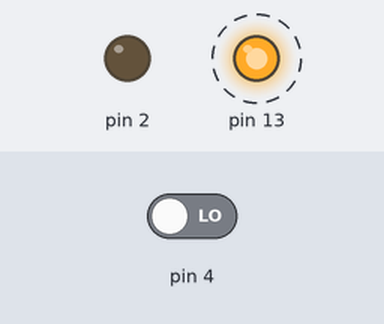
Simulated run of this sketch. Board: Arduino Uno, built with avr-gcc and run on an emulated ATmega328P. Shown: output pins drawn as LEDs (lit = HIGH). Dashed ring = blinking. The inputs (shaded band) are chosen by the test bench; at power-on: pin 4 LOW.

Above: at 1.2 s.
1.3 s: pin 4 driven HIGH
At 3.8 s:
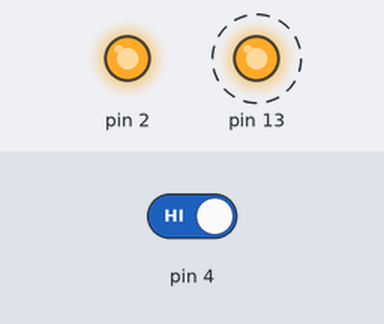
4.3 s: pin 4 driven LOW
At 6.7 s:
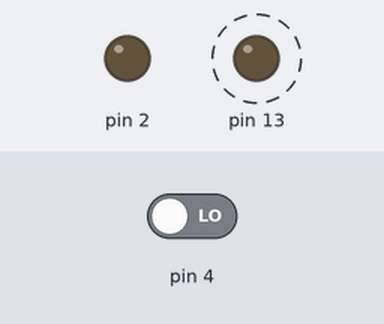
Timing chart, 0 to 13.3 s (numbered marks = the images above; inputs shaded):
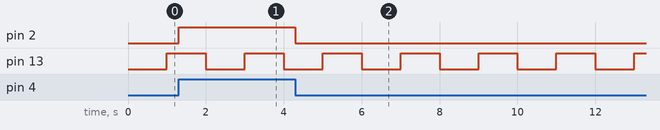

The sketch:

150-blink-e-tasto_non-bloccante.ino
```cpp
#define INTERVALLO 1000

int stato = LOW;
unsigned long t0, dt;

void setup() {
  pinMode(13, OUTPUT);
  pinMode(4, INPUT);
  pinMode(2, OUTPUT);

  t0 = millis();
}

void loop() {
  dt = millis() - t0;
  if (dt >= INTERVALLO) {
    t0 = millis();
    stato = !stato;
    digitalWrite(13, stato);
  }

  if (digitalRead(4)) {
    digitalWrite(2, HIGH);
  } else {
    digitalWrite(2, LOW);
  }

}
```

Measured:
- after the input at 1.3 s, pin 2: LOW → HIGH at once
- after the input at 4.3 s, pin 2: HIGH → LOW at once
- by itself, pin 13: alternates HIGH for 1.0 s and LOW for 1.0 s
